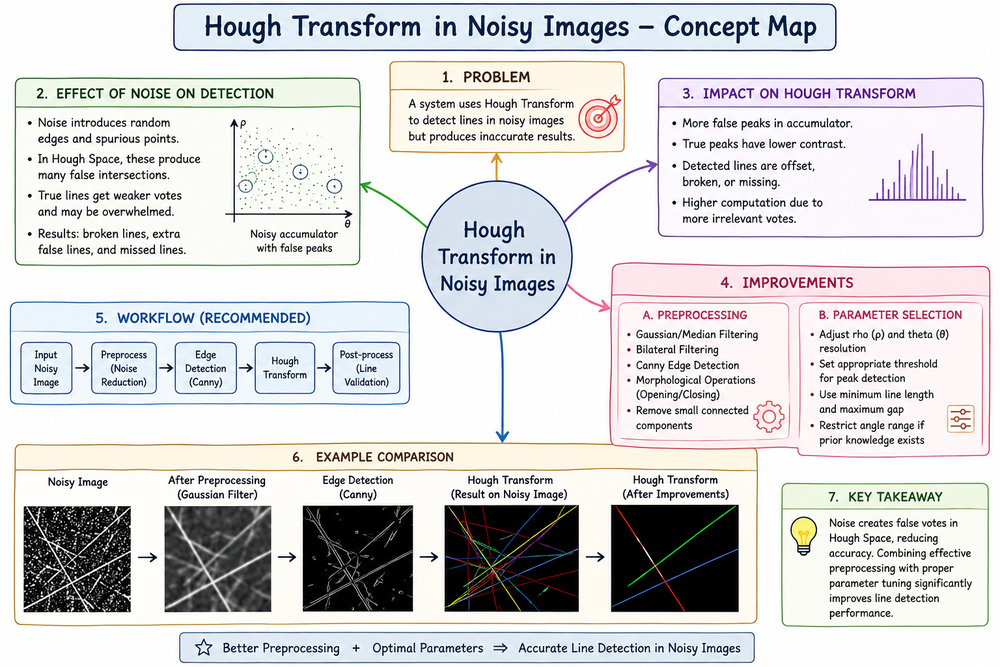
#> input picture CO3/AT2/Q03/ChatGPT Image Aug 17, 2026, 05_08_41 PM.png, 1000 x 667 px, shrunk from 1536 x 1024 before the run, given in place of Screenshot 2026-08-01 143552.png, which was not available
$ python e_10.py
#> lines starting #> are read from the running program, lines starting #| are printed output that depends on the picture
# -*- coding: utf-8 -*-
"""e 10

Automatically generated by Colab.

Original file is located at
    https://colab.research.google.com/drive/1PdqkI6OZCX4xRKYBjVnVZdvpLloldwUe
"""

from google.colab import files
uploaded = files.upload()
#> the answer given: ChatGPT Image Aug 17, 2026, 05_08_41 PM.png

import cv2
import numpy as np
from google.colab.patches import cv2_imshow

# Read image
img = cv2.imread('Screenshot 2026-08-01 143552.png')
#> img is the input picture: shape (667, 1000, 3); mean B, G, R 213.3, 212.4, 213

# Check if image was loaded successfully
if img is None:
    print("Error: Could not load image. Please check the file name and ensure the image exists.")
else:
    # Get image size
    rows, cols = img.shape[:2]
#> rows = 667; cols = 1000

    # Define translation matrix (shift right by 100, down by 50)
    M = np.float32([[1, 0, 100],
                    [0, 1, 50]])

    # Apply translation
    moved = cv2.warpAffine(img, M, (cols, rows))
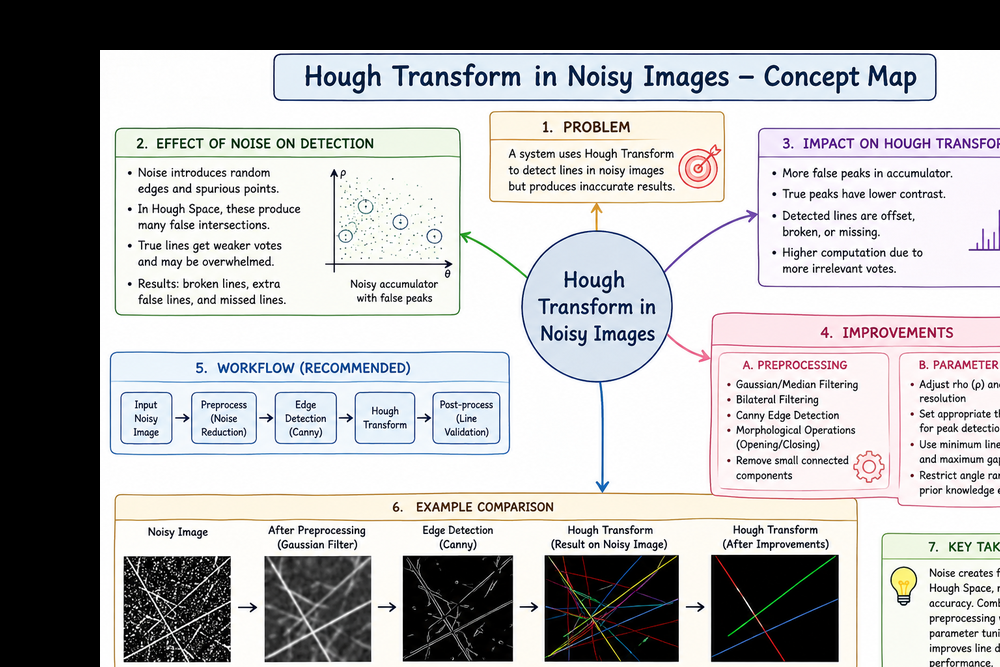
#> moved: shape (667, 1000, 3); mean B, G, R 173.7, 173.1, 173.4

    # Display images
    print("Original Image:")
    cv2_imshow(img)
    print("Moved Image:")
    cv2_imshow(moved)

$ run again, on CO3/AT2/Q06/ChatGPT Image Aug 17, 2026, 05_16_31 PM.png
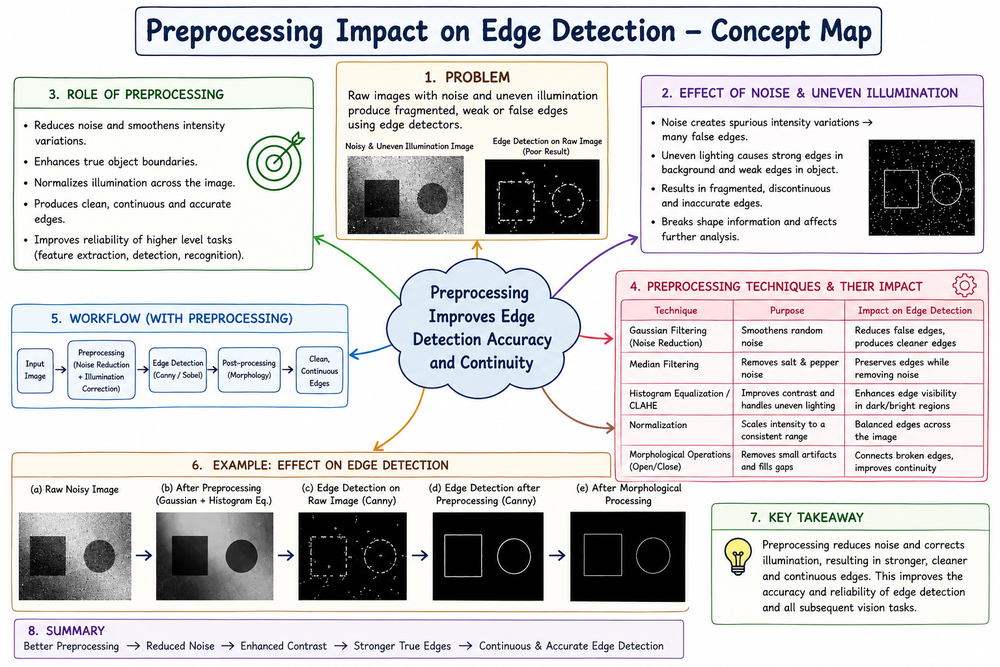
#> input picture CO3/AT2/Q06/ChatGPT Image Aug 17, 2026, 05_16_31 PM.png, 1000 x 667 px, shrunk from 1536 x 1024 before the run, given in place of Screenshot 2026-08-01 143552.png, which was not available
#> img is the input picture: shape (667, 1000, 3); mean B, G, R 210.3, 209.2, 210.6
#> `moved = cv2.warpAffine(img, M, (cols, rows))`:
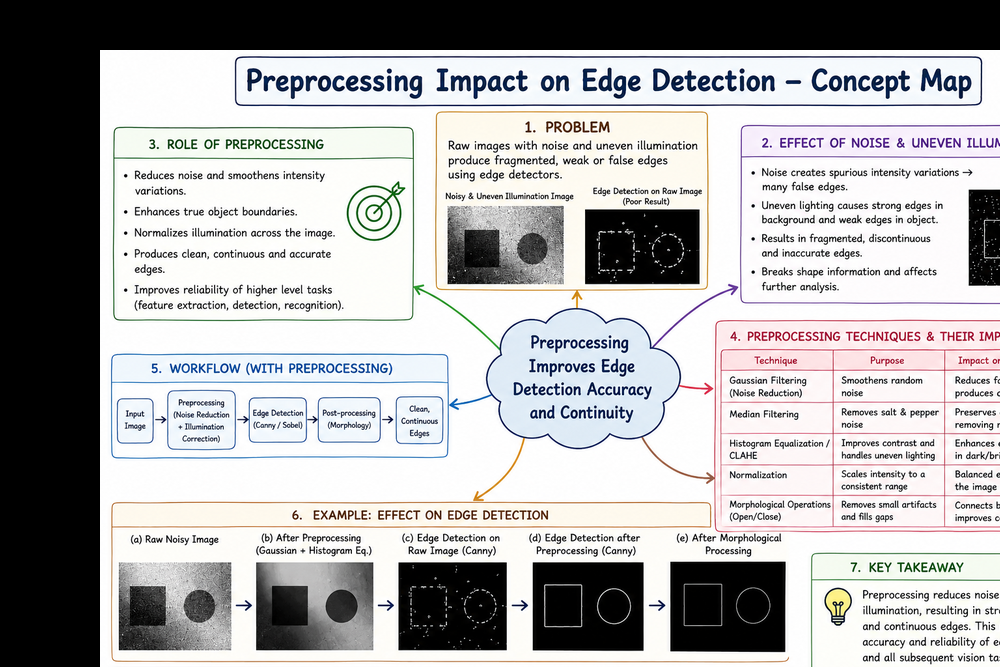
#> moved: shape (667, 1000, 3); mean B, G, R 172.8, 172.3, 173
